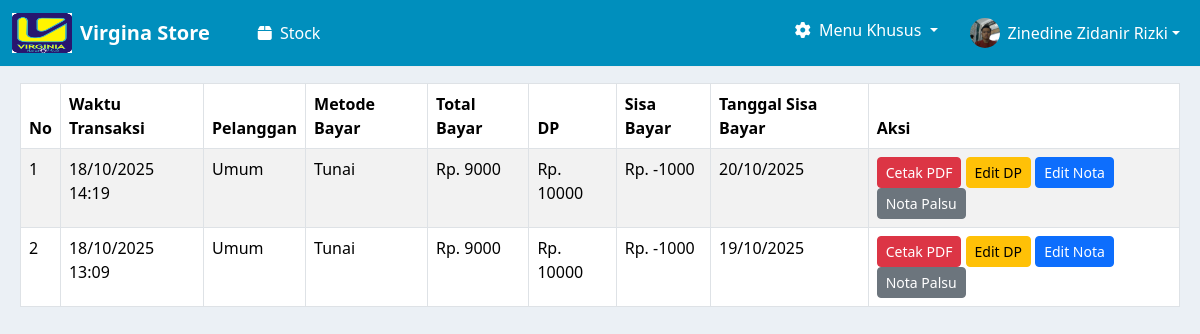
Screenshot of /nota/cetak_nota_kosong/ (signed in) with the database file from the repository.
### login/models.py (models this page shows, shortened)
class UserProfile(models.Model):
    user = models.OneToOneField(User, on_delete=models.CASCADE)
    nama = models.CharField(max_length=100)
    STATUS_CHOICES = [
        ('kasir', 'Kasir'),
        ('admin', 'Admin'),
    ]
    status = models.CharField(max_length=10, choices=STATUS_CHOICES)
    slogan = models.TextField(blank=True)
    alamat = models.CharField(max_length=255)
    no_telephon = models.CharField(max_length=20)
    foto_profile = models.ImageField(upload_to='profile_photos/', blank=True, null=True)

### nota/models.py (models this page shows, shortened)
class NotaPayment(models.Model):
    PAYMENT_METHOD_CHOICES = [
        ('tunai', 'Tunai'),
        ('debit', 'Debit'),
    ]
    customer = models.ForeignKey(Customer, on_delete=models.CASCADE, null=True, blank=True)
    tanggal_sisa_bayar = models.DateField()
    metode_pembayaran = models.CharField(max_length=10, choices=PAYMENT_METHOD_CHOICES)
    total_bayar = models.DecimalField(max_digits=12, decimal_places=2)
    dp = models.DecimalField(max_digits=12, decimal_places=2)
    sisa = models.DecimalField(max_digits=12, decimal_places=2)
    is_temporary = models.BooleanField(default=True)
    created_at = models.DateTimeField(auto_now_add=True)
    class Meta:
        verbose_name = "Nota Payment"
        verbose_name_plural = "Nota Payments"

### kasir/models.py (models this page shows, shortened)
class Customer(models.Model):
    nama = models.CharField(max_length=100)
    alamat_customer = models.TextField(blank=True, null=True)
    no_telpon_customer = models.CharField(max_length=20, blank=True, null=True)
    shipping_agent = models.CharField(max_length=100, blank=True, null=True)

### nota/views.py (the view)
# urls.py: path('cetak_nota_kosong/', views.cetak_nota_kosong, name='cetak-nota-kosong'),
def cetak_nota_kosong(request):
    notas = NotaPayment.objects.filter(is_temporary=False).order_by('-created_at')
    return render(request, 'cetak_nota_kosong.html', {'notas': notas})

### login/context_processors.py (called while the page is built)
def user_profile(request):
    if request.user.is_authenticated:
        try:
            profile = UserProfile.objects.get(user=request.user)
        except UserProfile.DoesNotExist:
            profile = None
    else:
        profile = None
    return {'user_profile': profile}

### nota/templates/cetak_nota_kosong.html (shortened to what this page needs)
{% extends 'base.html' %}
{% block content %}
<div class="" style="margin-left: 20px; margin-right: 20px;">
    <table class="table table-bordered table-striped mt-3">
        <thead>
            <tr>
                <th>No</th>
                <th>Waktu Transaksi</th>
                <th>Pelanggan</th>
                <th>Metode Bayar</th>
                <th>Total Bayar</th>
                <th>DP</th>
                <th>Sisa Bayar</th>
                <th>Tanggal Sisa Bayar</th>
                <th>Aksi</th>
            </tr>
        </thead>
        <tbody>
            {% for nota in notas %}
            <tr data-id="{{ nota.id }}" data-total="{{ nota.total_bayar }}" data-dp="{{ nota.dp }}" data-sisa="{{ nota.sisa }}" data-tanggal="{{ nota.tanggal_sisa_bayar|date:'Y-m-d' }}">
                <td>{{ forloop.counter }}</td>
                <td>{{ nota.created_at|date:"d/m/Y H:i" }}</td>
                <td>{{ nota.customer.nama }}</td>
                <td>{{ nota.get_metode_pembayaran_display }}</td>
                <td>Rp. {{ nota.total_bayar|floatformat:0 }}</td>
                <td>Rp. {{ nota.dp|floatformat:0 }}</td>
                <td>Rp. {{ nota.sisa|floatformat:0 }}</td>
                <td>{{ nota.tanggal_sisa_bayar|date:"d/m/Y" }}</td>
                <td>
                    <button class="btn btn-sm btn-danger" data-id="{{ nota.id }}" onclick="cetakPdf(this)">Cetak PDF</button>
                    <button class="btn btn-sm btn-warning" data-id="{{ nota.id }}" onclick="editDp(this)">Edit DP</button>
                    <button class="btn btn-sm btn-primary" data-id="{{ nota.id }}" onclick="editNota(this)">Edit Nota</button>
                    <button class="btn btn-sm btn-secondary" data-id="{{ nota.id }}" onclick="notaPalsu(this)">Nota Palsu</button>
                </td>
            </tr>
            {% empty %}
            <tr><td colspan="9" class="text-center">Belum ada data</td></tr>
            {% endfor %}
        </tbody>
    </table>
</div>
{% endblock %}

### templates/base.html (shortened to what this page needs)
{% load static %}
<!DOCTYPE html>
<html lang="en">
<head>
    <link href="https://cdn.jsdelivr.net/npm/bootstrap@5.3.8/dist/css/bootstrap.min.css" rel="stylesheet">
    <link rel="stylesheet" href="https://cdnjs.cloudflare.com/ajax/libs/font-awesome/6.5.1/css/all.min.css">
</head>
<body>
    <nav class="navbar navbar-expand-lg navbar-custom sticky-top">
        <div class="container-fluid">
            <a class="navbar-brand d-flex align-items-center" href="{% url 'halaman_kasir' %}">
                <img src="{% static 'image/logo.png' %}" alt="logo" height="40" width="60" class="me-2">
                <strong>Virgina Store</strong>
            </a>
            <div class="collapse navbar-collapse" id="navbarNavDropdown">
                <ul class="navbar-nav mx-4">
                    <li class="nav-item">
                        <a class="nav-link active" aria-current="page" href="{% url 'halaman_kasir' %}">
                            <i class="fas fa-box me-1"></i> Stock
                        </a>
                    </li>
                </ul>
                <ul class="navbar-nav ms-auto">
                    <li class="nav-item dropdown me-3">
                        <a
                            class="nav-link dropdown-toggle"
                            href="#"
                            role="button"
                            data-bs-toggle="dropdown"
                            aria-expanded="false"
                        >
                            <i class="fas fa-cog me-1"></i> Menu Khusus
                        </a>
                    </li>
                    <li class="nav-item dropdown">
                        <a
                            class="nav-link dropdown-toggle d-flex align-items-center"
                            href="#"
                            role="button"
                            data-bs-toggle="dropdown"
                            aria-expanded="false"
                        >
                            {% if user_profile.foto_profile %}
                                <img src="{{ user_profile.foto_profile.url }}" alt="Profile" class="rounded-circle me-2" style="width: 30px; height: 30px; object-fit: cover;">
                            {% else %}
                                <i class="fas fa-user-circle me-2"></i>
                            {% endif %}
                            {{ user_profile.nama|default:user.username }}
                        </a>
                    </li>
                </ul>
            </div>
        </div>
    </nav>
    <div class="content-wrapper">
        {% block content %} {% endblock %}
    </div>
</body>
</html>

### templates/base.html (style rules this page uses)
body { background-color: #EBF0F5; }
.navbar-custom { background-color: #008FBD !important; border-bottom: 1px solid #e9ecef; }
.navbar-custom .navbar-brand, .navbar-custom .nav-link { color: #ffffff !important; }

### rows the page displays
UserProfile: foto_profile (picture), nama "Zinedine Zidanir Rizki"
NotaPayment: created_at "18/10/2025 14:19", customer.nama "Umum", metode_pembayaran "Tunai", total_bayar "9000", dp "10000", sisa "-1000", tanggal_sisa_bayar "20/10/2025"
NotaPayment: created_at "18/10/2025 13:09", customer.nama "Umum", metode_pembayaran "Tunai", total_bayar "9000", dp "10000", sisa "-1000", tanggal_sisa_bayar "19/10/2025"
